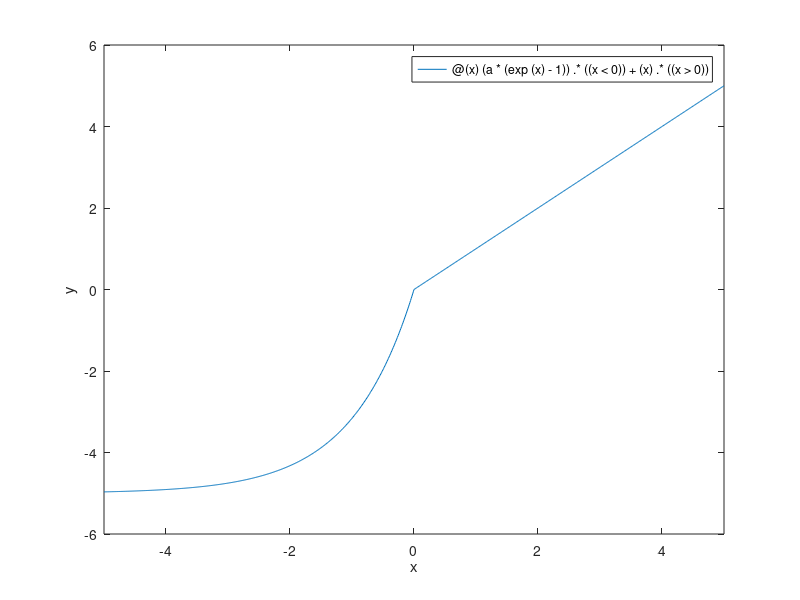

MATLAB code to generate this figure:
%ELU function
x = -10:0.01:10;
a = input('Enter the parameter');
y = @(x) (a*(exp(x)-1)).*((x < 0)) + (x).*((x > 0)) ;
fplot(y);
xlabel('x');
ylabel('y');
